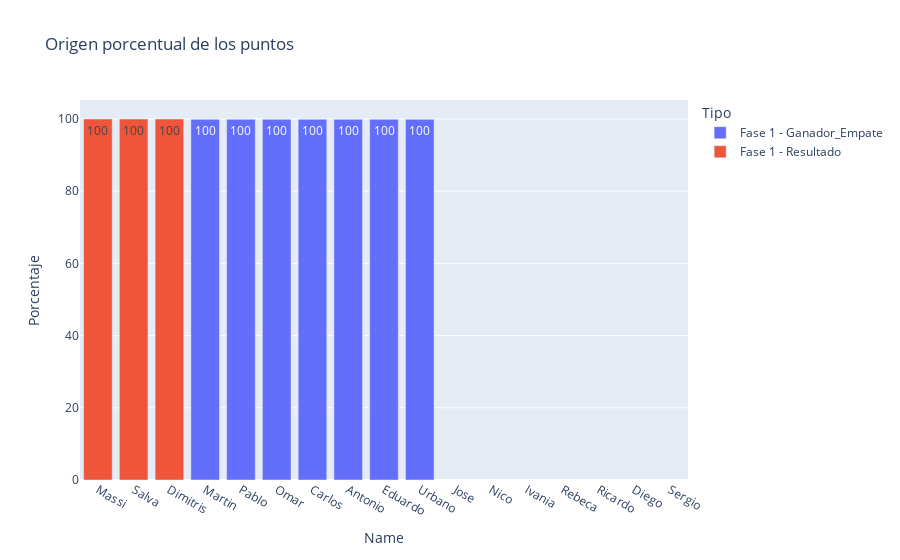

Notebook code for this chart:
### Code cell
df_stacked = df_ec.groupby(['Name','Fase'])[['Marcador','Ganador_Empate']].sum().reset_index()
df_stacked['Fase'] = 'Fase '+df_stacked['Fase'].astype(str)

df_stacked_1 = df_stacked[['Name', 'Fase', 'Marcador']]
df_stacked_1.columns = ['Name', 'Fase', 'Puntos']
df_stacked_1['Puntos'] = 3*df_stacked_1['Puntos'] 
df_stacked_1['Tipo'] = 'Resultado'

df_stacked_2 = df_stacked[['Name', 'Fase', 'Ganador_Empate']]
df_stacked_2.columns = ['Name', 'Fase', 'Puntos']
df_stacked_2['Tipo'] = 'Ganador_Empate'

df_stacked = pd.concat([df_stacked_1, df_stacked_2])
df_stacked['Tipo'] = df_stacked['Fase']+' - '+df_stacked['Tipo']

df_total = df_stacked.groupby('Name')['Puntos'].sum().reset_index()
df_total.columns =['Name', 'Total']

df_stacked = df_stacked.merge(df_total, on='Name', how='left')
df_stacked['Porcentaje'] = round(100*(df_stacked['Puntos']/df_stacked['Total']),1)


sorterIndex = dict(zip(list_positions, range(len(list_positions))))
df_stacked['Name_Rank'] = df_stacked['Name'].map(sorterIndex)
df_stacked = df_stacked.sort_values(['Name_Rank','Tipo'])

#display(df_stacked)

fig = px.bar(df_stacked, x='Name', y='Porcentaje', color='Tipo', text=df_stacked['Porcentaje'], title='Origen porcentual de los puntos')
fig.write_image("figuras/resultado_porcentual.png")
plot(fig, filename='figuras/ajepi_mundial_2022_porcentaje.html')
fig.show()

### Figure 1 — Plotly figure (JSON) as saved in the notebook; plotly's stock layout.template omitted (floating-point values rounded to 4 significant figures)
{"data": [{"alignmentgroup": "True", "hovertemplate": "Tipo=Fase 1 - Ganador_Empate<br>Name=%{x}<br>Porcentaje=%{text}<extra></extra>", "legendgroup": "Fase 1 - Ganador_Empate", "marker": {"color": "#636efa", "pattern": {"shape": ""}}, "name": "Fase 1 - Ganador_Empate", "offsetgroup": "Fase 1 - Ganador_Empate", "orientation": "v", "showlegend": true, "text": [0, 0, 0, 100, 100, 100, 100, 100, 100, 100, null, null, null, null, null, null, null], "textposition": "auto", "type": "bar", "x": ["Massi", "Salva", "Dimitris", "Martin", "Pablo", "Omar", "Carlos", "Antonio", "Eduardo", "Urbano", "Jose", "Nico", "Ivania", "Rebeca", "Ricardo", "Diego", "Sergio"], "xaxis": "x", "y": [0, 0, 0, 100, 100, 100, 100, 100, 100, 100, null, null, null, null, null, null, null], "yaxis": "y"}, {"alignmentgroup": "True", "hovertemplate": "Tipo=Fase 1 - Resultado<br>Name=%{x}<br>Porcentaje=%{text}<extra></extra>", "legendgroup": "Fase 1 - Resultado", "marker": {"color": "#EF553B", "pattern": {"shape": ""}}, "name": "Fase 1 - Resultado", "offsetgroup": "Fase 1 - Resultado", "orientation": "v", "showlegend": true, "text": [100, 100, 100, 0, 0, 0, 0, 0, 0, 0, null, null, null, null, null, null, null], "textposition": "auto", "type": "bar", "x": ["Massi", "Salva", "Dimitris", "Martin", "Pablo", "Omar", "Carlos", "Antonio", "Eduardo", "Urbano", "Jose", "Nico", "Ivania", "Rebeca", "Ricardo", "Diego", "Sergio"], "xaxis": "x", "y": [100, 100, 100, 0, 0, 0, 0, 0, 0, 0, null, null, null, null, null, null, null], "yaxis": "y"}], "layout": {"barmode": "relative", "legend": {"title": {"text": "Tipo"}, "tracegroupgap": 0}, "title": {"text": "Origen porcentual de los puntos"}, "xaxis": {"anchor": "y", "domain": [0, 1], "title": {"text": "Name"}}, "yaxis": {"anchor": "x", "domain": [0, 1], "title": {"text": "Porcentaje"}}}}
